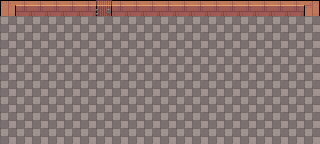

A level layout from a 2D game, rendered from its tile map. Below: a short description, then the map file with its tile-grid data intact:
An orthogonal 20x9 tile map with 16x16 px tiles, 3 tile layers (floor, items, objects), 1 hidden layer not drawn and 10 objects (door №3 test2 down).

<map version="1.5" tiledversion="1.7.2" orientation="orthogonal" renderorder="right-down" width="20" height="9" tilewidth="16" tileheight="16" infinite="0" nextlayerid="6" nextobjectid="17">
 <tileset firstgid="1" name="4 BigSet" tilewidth="16" tileheight="16" tilecount="216" columns="8">
  <image source="../../data2/4 BigSet.png" width="128" height="432" />
  <tile id="144">
   <objectgroup draworder="index" id="2">
    <object id="1" x="0.0815283" y="9.95109" width="15.9239" height="6.01087" />
   </objectgroup>
  </tile>
  <tile id="145">
   <objectgroup draworder="index" id="2">
    <object id="1" x="0.076087" y="9.96196" width="15.9239" height="6.01087" />
   </objectgroup>
  </tile>
  <tile id="146">
   <objectgroup draworder="index" id="2">
    <object id="1" x="0.0815283" y="9.95109" width="15.9239" height="6.01087" />
   </objectgroup>
  </tile>
  <tile id="152">
   <objectgroup draworder="index" id="2">
    <object id="1" x="-0.00542826" y="-0.0489133" width="15.9239" height="16.0109" />
   </objectgroup>
  </tile>
  <tile id="154">
   <objectgroup draworder="index" id="2">
    <object id="1" x="-0.00542826" y="0.0380433" width="15.9239" height="15.9239" />
   </objectgroup>
  </tile>
  <tile id="160">
   <objectgroup draworder="index" id="2">
    <object id="1" x="-0.00542826" y="9.95109" width="15.9239" height="6.01087" />
   </objectgroup>
  </tile>
  <tile id="161">
   <objectgroup draworder="index" id="2">
    <object id="1" x="0.0815283" y="9.95109" width="15.9239" height="6.01087" />
   </objectgroup>
  </tile>
  <tile id="162">
   <objectgroup draworder="index" id="2">
    <object id="1" x="-0.00542826" y="0.0380433" width="16.0109" height="15.9239" />
   </objectgroup>
  </tile>
  <tile id="178">
   <objectgroup draworder="index" id="3">
    <object id="3" x="0" y="10" width="15.9964" height="5.9926" />
   </objectgroup>
  </tile>
 </tileset>
 <objectgroup id="4" name="Obstacles">
  <object id="15" name="door №3 test2 down" gid="179" x="96" y="16" width="16" height="16" />
 </objectgroup>
 <layer id="2" name="floor" width="20" height="9">
  <data encoding="csv">
154,154,154,154,154,154,154,154,154,154,154,154,154,154,154,154,154,154,154,154,
154,154,154,154,154,154,154,154,154,154,154,154,154,154,154,154,154,154,154,154,
154,154,154,154,154,154,154,154,154,154,154,154,154,154,154,154,154,154,154,154,
154,154,154,154,154,154,154,154,154,154,154,154,154,154,154,154,154,154,154,154,
154,154,154,154,154,154,154,154,154,154,154,154,154,154,154,154,154,154,154,154,
154,154,154,154,154,154,154,154,154,154,154,154,154,154,154,154,154,154,154,154,
154,154,154,154,154,154,154,154,154,154,154,154,154,154,154,154,154,154,154,154,
154,154,154,154,154,154,154,154,154,154,154,154,154,154,154,154,154,154,154,154,
154,154,154,154,154,154,154,154,154,154,154,154,154,154,154,154,154,154,154,154
</data>
 </layer>
 <layer id="3" name="items" width="20" height="9">
  <data encoding="csv">
0,0,0,0,0,0,0,0,0,0,0,0,0,0,0,0,0,0,0,0,
0,0,0,0,0,0,0,0,0,0,0,0,0,0,0,0,0,0,0,0,
0,0,0,0,0,0,0,0,0,0,0,0,0,0,0,0,0,0,0,0,
0,0,0,0,0,0,0,0,0,0,0,0,0,0,0,0,0,0,0,0,
0,0,0,0,0,0,0,0,0,0,0,0,0,0,0,0,0,0,0,0,
0,0,0,0,0,0,0,0,0,0,0,0,0,0,0,0,0,0,0,0,
0,0,0,0,0,0,0,0,0,0,0,0,0,0,0,0,0,0,0,0,
0,0,0,0,0,0,0,0,0,0,0,0,0,0,0,0,0,0,0,0,
0,0,0,0,0,0,0,0,0,0,0,0,0,0,0,0,0,0,0,0
</data>
 </layer>
 <layer id="1" name="objects" width="20" height="9">
  <data encoding="csv">
145,146,146,146,146,146,179,146,146,146,146,146,146,146,146,146,146,146,146,147,
0,0,0,0,0,0,0,0,0,0,0,0,0,0,0,0,0,0,0,0,
0,0,0,0,0,0,0,0,0,0,0,0,0,0,0,0,0,0,0,0,
0,0,0,0,0,0,0,0,0,0,0,0,0,0,0,0,0,0,0,0,
0,0,0,0,0,0,0,0,0,0,0,0,0,0,0,0,0,0,0,0,
0,0,0,0,0,0,0,0,0,0,0,0,0,0,0,0,0,0,0,0,
0,0,0,0,0,0,0,0,0,0,0,0,0,0,0,0,0,0,0,0,
0,0,0,0,0,0,0,0,0,0,0,0,0,0,0,0,0,0,0,0,
0,0,0,0,0,0,0,0,0,0,0,0,0,0,0,0,0,0,0,0
</data>
 </layer>
 <layer id="5" name="background" width="20" height="9" visible="0">
  <data encoding="csv">
0,0,0,0,0,0,0,0,0,0,0,0,0,0,0,0,0,0,0,0,
0,0,0,0,0,0,0,0,0,0,0,0,0,0,0,0,0,0,0,0,
0,0,0,0,0,0,0,0,0,0,0,0,0,0,0,0,0,0,0,0,
0,0,0,0,0,0,0,0,0,0,0,0,0,0,0,0,0,0,0,0,
0,0,0,0,0,0,0,0,0,0,0,0,0,0,0,0,0,0,0,0,
0,0,0,0,0,0,0,0,0,0,0,0,0,0,0,0,0,0,0,0,
0,0,0,0,0,0,0,0,0,0,0,0,0,0,0,0,0,0,0,0,
0,0,0,0,0,0,0,0,0,0,0,0,0,0,0,0,0,0,0,0,
0,0,0,0,0,0,0,0,0,0,0,0,0,0,0,0,0,0,0,0
</data>
 </layer>
</map>